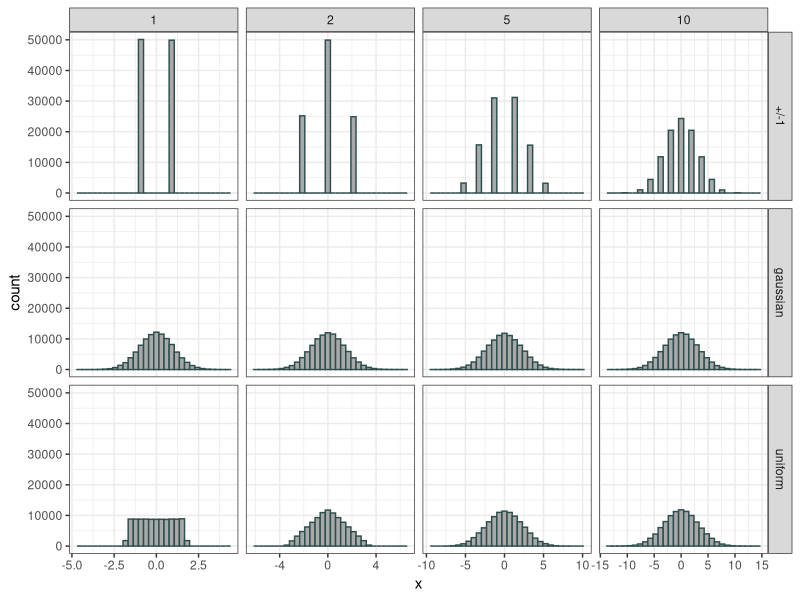

This chart was generated by the following R code:
## ---- chunk 1
knitr::opts_chunk$set(echo = TRUE)
## ---- chunk 2
fixedSizeStepper = function(nSteps){
  sample(c(-1,+1), nSteps, replace = TRUE)
}

uniformStepper = function(nSteps){
  sqrt(12) * (runif(nSteps)-1/2)
}

randomWalk = function(nSteps, stepper) {
  steps = stepper(nSteps)
  return(c(0,cumsum(steps)))
}
## ---- chunk 3
randomWalks = function(nSteps, stepper = fixedSizeStepper, nWalks = 100000) {
  lapply(1:nWalks, function(i) {randomWalk(nSteps, stepper)})
}

fixedStepWalks <- randomWalks(nSteps = 100, stepper = fixedSizeStepper, nWalks = 100000)
unifWalks <- randomWalks(nSteps = 100 , stepper = uniformStepper, nWalks = 100000)
gaussianWalks <- randomWalks(nSteps = 100, stepper = rnorm, nWalks = 100000)
## ---- chunk 4
positionsAtStepT = function(walks, t){
  unlist(lapply(walks, function(rw) {rw[[t+1]]}))
}

edit_positionAtStepT = function(walks, t){
  lapply(walks, function(rw) {rw[[t+1]]})
}

temp <- positionsAtStepT(fixedStepWalks, 5)
head(temp)
class(temp)
temp2 <- edit_positionAtStepT(fixedStepWalks, 5)
head(temp2)
class(temp2)
## ---- chunk 5
plotData = lapply(c(1, 2, 5, 10), function(nSteps) {
  rbind(
    data.frame(stepper = "+/-1",      ## recycled
               t = nSteps,            ## recycled
               x = positionsAtStepT(fixedStepWalks, nSteps)),
    data.frame(stepper = "uniform",   ## recycled
               t = nSteps,            ## recycled
               x = positionsAtStepT(unifWalks, nSteps)),
    data.frame(stepper = "gaussian",  ## recycled
               t = nSteps,            ## recycled
               x = positionsAtStepT(gaussianWalks, nSteps))
  )
})
class(plotData)
length(plotData)
plotData = do.call(rbind, plotData)
class(plotData)
nrow(plotData)
ncol(plotData)
## ---- chunk 6
library(ggplot2); theme_set(theme_bw())
gg = ggplot(plotData, aes(x=x))
## facet_grid splits the plot into a grid of panels (or facets)
## based on two categorical variables---here stepper and t,
## separated by a tilde (~)---with all data sharing the same
## combination of one value of stepper and one value of t
## plotted together in the appropriate facet of the grid:
gg = gg + facet_grid(stepper ~ t, scales="free_x")
## center=0 below tells histogram to center one of the bins on 0:
gg = gg + geom_histogram(center=0, fill="darkgray", color="darkslategray")
print(gg)
## ---- chunk 7
tail(fixedStepWalks[[1]])
tail(unifWalks[[1]])
tail(gaussianWalks[[1]])
